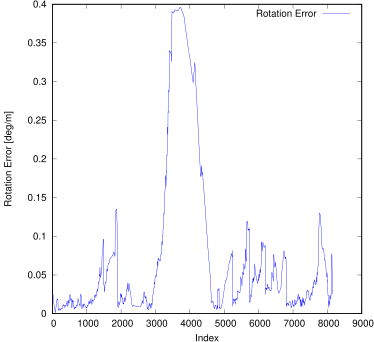

Here is the gnuplot script that generated this plot:
set term postscript eps enhanced color
set output "03_ri.eps"
set size ratio 1
set yrange [0:*]
set xlabel "Index"
set ylabel "Rotation Error [deg/m]"
plot "03_ri.txt" using 1:($2*57.3) title 'Rotation Error' lc rgb "#0000FF" pt 2 w lines
